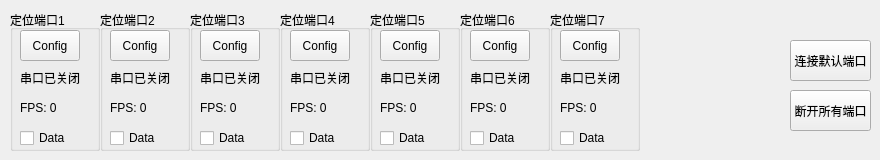
     <widget class="QWidget" name="tab">
      <attribute name="title">
       <string>定位端口设置</string>
      </attribute>
      <widget class="QGroupBox" name="groupBox_2">
       <property name="geometry">
        <rect>
         <x>10</x>
         <y>10</y>
         <width>90</width>
         <height>141</height>
        </rect>
       </property>
       <property name="title">
        <string>定位端口1</string>
       </property>
       <widget class="QPushButton" name="POT1PortConifgButton">
        <property name="geometry">
         <rect>
          <x>10</x>
          <y>20</y>
          <width>60</width>
          <height>31</height>
         </rect>
        </property>
        <property name="text">
         <string>Config</string>
        </property>
       </widget>
       <widget class="QCheckBox" name="showPOT1ComDataCheckBox">
        <property name="geometry">
         <rect>
          <x>10</x>
          <y>120</y>
          <width>51</width>
          <height>16</height>
         </rect>
        </property>
        <property name="text">
         <string>Data</string>
        </property>
       </widget>
       <widget class="QLabel" name="POT1PortStatusLabel">
        <property name="geometry">
         <rect>
          <x>10</x>
          <y>60</y>
          <width>61</width>
          <height>16</height>
         </rect>
        </property>
        <property name="text">
         <string>串口已关闭</string>
        </property>
       </widget>
       <widget class="QLabel" name="POT1FPSLabel">
        <property name="geometry">
         <rect>
          <x>10</x>
          <y>90</y>
          <width>71</width>
          <height>16</height>
         </rect>
        </property>
        <property name="text">
         <string>FPS: 0</string>
        </property>
       </widget>
      </widget>
      <widget class="QGroupBox" name="groupBox_3">
       <property name="geometry">
        <rect>
         <x>100</x>
         <y>10</y>
         <width>90</width>
         <height>141</height>
        </rect>
       </property>
       <property name="title">
        <string>定位端口2</string>
       </property>
       <widget class="QPushButton" name="POT2PortConifgButton">
        <property name="geometry">
         <rect>
          <x>10</x>
          <y>20</y>
          <width>60</width>
          <height>31</height>
         </rect>
        </property>
        <property name="text">
         <string>Config</string>
        </property>
       </widget>
       <widget class="QCheckBox" name="showPOT2ComDataCheckBox">
        <property name="geometry">
         <rect>
          <x>10</x>
          <y>120</y>
          <width>51</width>
          <height>16</height>
         </rect>
        </property>
        <property name="text">
         <string>Data</string>
        </property>
       </widget>
       <widget class="QLabel" name="POT2PortStatusLabel">
        <property name="geometry">
         <rect>
          <x>10</x>
          <y>60</y>
          <width>71</width>
          <height>16</height>
         </rect>
        </property>
        <property name="text">
         <string>串口已关闭</string>
        </property>
       </widget>
       <widget class="QLabel" name="POT2FPSLabel">
        <property name="geometry">
         <rect>
          <x>10</x>
          <y>90</y>
          <width>71</width>
          <height>16</height>
         </rect>
        </property>
        <property name="text">
         <string>FPS: 0</string>
        </property>
       </widget>
      </widget>
      <widget class="QGroupBox" name="groupBox_5">
       <property name="geometry">
        <rect>
         <x>190</x>
         <y>10</y>
         <width>90</width>
         <height>141</height>
        </rect>
       </property>
       <property name="title">
        <string>定位端口3</string>
       </property>
       <widget class="QPushButton" name="POT3PortConifgButton">
        <property name="geometry">
         <rect>
          <x>10</x>
          <y>20</y>
          <width>60</width>
          <height>31</height>
         </rect>
        </property>
        <property name="text">
         <string>Config</string>
        </property>
       </widget>
       <widget class="QCheckBox" name="showPOT3ComDataCheckBox">
        <property name="geometry">
         <rect>
          <x>10</x>
          <y>120</y>
          <width>51</width>
          <height>16</height>
         </rect>
        </property>
        <property name="text">
         <string>Data</string>
        </property>
       </widget>
       <widget class="QLabel" name="POT3PortStatusLabel">
        <property name="geometry">
         <rect>
          <x>10</x>
          <y>60</y>
          <width>71</width>
          <height>16</height>
         </rect>
        </property>
        <property name="text">
         <string>串口已关闭</string>
        </property>
       </widget>
       <widget class="QLabel" name="POT3FPSLabel">
        <property name="geometry">
         <rect>
          <x>10</x>
          <y>90</y>
          <width>71</width>
          <height>16</height>
         </rect>
        </property>
        <property name="text">
         <string>FPS: 0</string>
        </property>
       </widget>
      </widget>
      <widget class="QGroupBox" name="groupBox_6">
       <property name="geometry">
        <rect>
         <x>280</x>
         <y>10</y>
         <width>90</width>
         <height>141</height>
        </rect>
       </property>
       <property name="title">
        <string>定位端口4</string>
       </property>
       <widget class="QPushButton" name="POT4PortConifgButton">
        <property name="geometry">
         <rect>
          <x>10</x>
          <y>20</y>
          <width>60</width>
          <height>31</height>
         </rect>
        </property>
        <property name="text">
         <string>Config</string>
        </property>
       </widget>
       <widget class="QCheckBox" name="showPOT4ComDataCheckBox">
        <property name="geometry">
         <rect>
          <x>10</x>
          <y>120</y>
          <width>51</width>
          <height>16</height>
         </rect>
        </property>
        <property name="text">
         <string>Data</string>
        </property>
       </widget>
       <widget class="QLabel" name="POT4PortStatusLabel">
        <property name="geometry">
         <rect>
          <x>10</x>
          <y>60</y>
          <width>61</width>
          <height>16</height>
         </rect>
        </property>
        <property name="text">
         <string>串口已关闭</string>
        </property>
       </widget>
       <widget class="QLabel" name="POT4FPSLabel">
        <property name="geometry">
         <rect>
          <x>10</x>
          <y>90</y>
          <width>71</width>
          <height>16</height>
         </rect>
        </property>
        <property name="text">
         <string>FPS: 0</string>
        </property>
       </widget>
      </widget>
      <widget class="QGroupBox" name="groupBox_7">
       <property name="geometry">
        <rect>
         <x>370</x>
         <y>10</y>
         <width>90</width>
         <height>141</height>
        </rect>
       </property>
       <property name="title">
        <string>定位端口5</string>
       </property>
       <widget class="QPushButton" name="POT5PortConifgButton">
        <property name="geometry">
         <rect>
          <x>10</x>
          <y>20</y>
          <width>60</width>
          <height>31</height>
         </rect>
        </property>
        <property name="text">
         <string>Config</string>
        </property>
       </widget>
       <widget class="QCheckBox" name="showPOT5ComDataCheckBox">
        <property name="geometry">
         <rect>
          <x>10</x>
          <y>120</y>
          <width>51</width>
          <height>16</height>
         </rect>
        </property>
        <property name="text">
         <string>Data</string>
        </property>
       </widget>
       <widget class="QLabel" name="POT5PortStatusLabel">
        <property name="geometry">
         <rect>
          <x>10</x>
          <y>60</y>
          <width>61</width>
          <height>16</height>
         </rect>
        </property>
        <property name="text">
         <string>串口已关闭</string>
        </property>
       </widget>
       <widget class="QLabel" name="POT5FPSLabel">
        <property name="geometry">
         <rect>
          <x>10</x>
          <y>90</y>
          <width>71</width>
          <height>16</height>
         </rect>
        </property>
        <property name="text">
         <string>FPS: 0</string>
        </property>
       </widget>
      </widget>
      <widget class="QGroupBox" name="groupBox_8">
       <property name="geometry">
        <rect>
         <x>460</x>
         <y>10</y>
         <width>90</width>
         <height>141</height>
        </rect>
       </property>
       <property name="title">
        <string>定位端口6</string>
       </property>
       <widget class="QPushButton" name="POT6PortConifgButton">
        <property name="geometry">
         <rect>
          <x>10</x>
          <y>20</y>
          <width>60</width>
          <height>31</height>
         </rect>
        </property>
        <property name="text">
         <string>Config</string>
        </property>
       </widget>
       <widget class="QCheckBox" name="showPOT6ComDataCheckBox">
        <property name="geometry">
         <rect>
          <x>10</x>
          <y>120</y>
          <width>51</width>
          <height>16</height>
         </rect>
        </property>
        <property name="text">
         <string>Data</string>
        </property>
       </widget>
       <widget class="QLabel" name="POT6PortStatusLabel">
        <property name="geometry">
         <rect>
          <x>10</x>
          <y>60</y>
          <width>61</width>
          <height>16</height>
         </rect>
        </property>
        <property name="text">
         <string>串口已关闭</string>
        </property>
       </widget>
       <widget class="QLabel" name="POT6FPSLabel">
        <property name="geometry">
         <rect>
          <x>10</x>
          <y>90</y>
          <width>71</width>
          <height>16</height>
         </rect>
        </property>
        <property name="text">
         <string>FPS: 0</string>
        </property>
       </widget>
      </widget>
      <widget class="QPushButton" name="ConnectDefaultPOTComPortsButton">
       <property name="geometry">
        <rect>
         <x>790</x>
         <y>40</y>
         <width>81</width>
         <height>41</height>
        </rect>
       </property>
       <property name="text">
        <string>连接默认端口</string>
       </property>
      </widget>
      <widget class="QPushButton" name="DisconnectAllPOTComPortsButton">
       <property name="geometry">
        <rect>
         <x>790</x>
         <y>90</y>
         <width>81</width>
         <height>41</height>
        </rect>
       </property>
       <property name="text">
        <string>断开所有端口</string>
       </property>
      </widget>
      <widget class="QGroupBox" name="groupBox_9">
       <property name="geometry">
        <rect>
         <x>550</x>
         <y>10</y>
         <width>90</width>
         <height>141</height>
        </rect>
       </property>
       <property name="title">
        <string>定位端口7</string>
       </property>
       <widget class="QPushButton" name="POT7PortConifgButton">
        <property name="geometry">
         <rect>
          <x>10</x>
          <y>20</y>
          <width>60</width>
          <height>31</height>
         </rect>
        </property>
        <property name="text">
         <string>Config</string>
        </property>
       </widget>
       <widget class="QCheckBox" name="showPOT7ComDataCheckBox">
        <property name="geometry">
         <rect>
          <x>10</x>
          <y>120</y>
          <width>51</width>
          <height>16</height>
         </rect>
        </property>
        <property name="text">
         <string>Data</string>
        </property>
       </widget>
       <widget class="QLabel" name="POT7PortStatusLabel">
        <property name="geometry">
         <rect>
          <x>10</x>
          <y>60</y>
          <width>61</width>
          <height>16</height>
         </rect>
        </property>
        <property name="text">
         <string>串口已关闭</string>
        </property>
       </widget>
       <widget class="QLabel" name="POT7FPSLabel">
        <property name="geometry">
         <rect>
          <x>10</x>
          <y>90</y>
          <width>71</width>
          <height>16</height>
         </rect>
        </property>
        <property name="text">
         <string>FPS: 0</string>
        </property>
       </widget>
      </widget>
     </widget>
